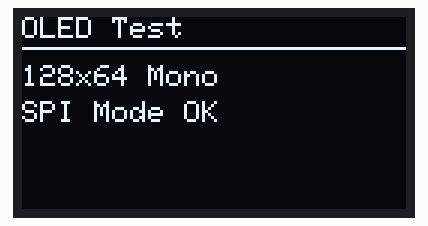
Recording of a sketch running on a simulated Arduino Uno, built with avr-gcc and run on an emulated ATmega328P. Shown: 128×64 one-colour display. What the sketch prints to the serial monitor is not drawn.

Above: at 0.2 s.
At 2.2 s:
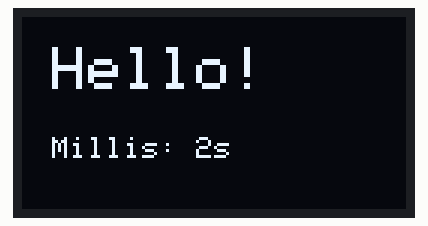
At 10.4 s:
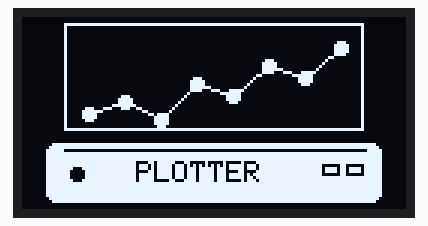
At 19.1 s:
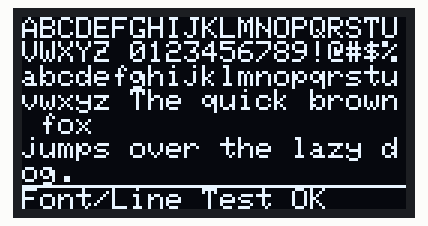
At 28.2 s:
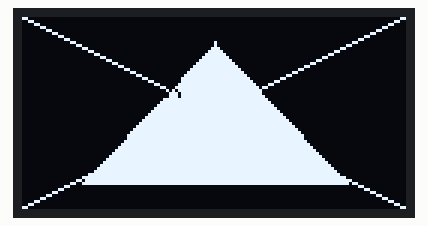
At 37.4 s:
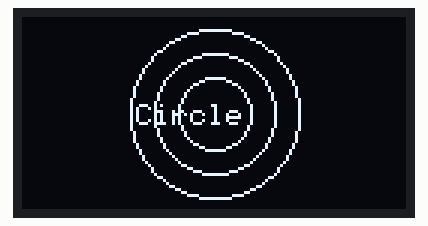

Measured:
- what the display in image 0 shows lasts 2.0 s, from 0.2 s to 2.2 s
- what the display in image 1 shows lasts 1.5 s, from 2.2 s to 3.7 s
- what the display in image 2 shows lasts 2.5 s, from 10.4 s to 12.9 s

The sketch:

test_oled.ino
```cpp
#include <SPI.h>
#include <Adafruit_GFX.h>
#include <Adafruit_SSD1306.h>

// 핀맵 (Docs/pinmap.md 기준)
// SCL=GPIO4, SDA/MOSI=GPIO6, RST=GPIO1, DC=GPIO3, CS=GPIO2
#define OLED_MOSI  6
#define OLED_CLK   4
#define OLED_DC    3
#define OLED_CS    2
#define OLED_RST   1

// Software SPI: SSD1306(가로, 세로, MOSI, CLK, DC, RST, CS)
Adafruit_SSD1306 display(128, 64, OLED_MOSI, OLED_CLK, OLED_DC, OLED_RST, OLED_CS);

void setup() {
  Serial.begin(115200);
  delay(100);
  Serial.println("\n=== SSD1306 OLED 128x64 Test ===");

  // SSD1306_SWITCHCAPVCC = 내부 charge-pump로 3.3V→7.5V 생성
  if (!display.begin(SSD1306_SWITCHCAPVCC)) {
    Serial.println("SSD1306 초기화 실패! 배선을 확인하세요.");
    while (1) delay(100);
  }
  Serial.println("SSD1306 초기화 성공!");

  display.clearDisplay();
  display.setTextSize(1);
  display.setTextColor(SSD1306_WHITE);

  // 부팅 화면
  display.setCursor(0, 0);
  display.println("OLED Test");
  display.drawLine(0, 10, 127, 10, SSD1306_WHITE);
  display.setCursor(0, 16);
  display.println("128x64 Mono");
  display.setCursor(0, 28);
  display.println("SPI Mode OK");
  display.display();
  delay(2000);
}

// 플로터/프린터 아이콘 그리기
void drawPlotterLogo() {
  // --- 종이 영역 (위쪽) ---
  display.drawRect(14, 2, 100, 36, SSD1306_WHITE);  // 종이 테두리

  // 상승 추세 그래프 라인 (꺾은선)
  // 하단 왼쪽에서 시작 → 우상향
  display.drawLine(22, 32, 34, 28, SSD1306_WHITE);
  display.drawLine(34, 28, 46, 34, SSD1306_WHITE);
  display.drawLine(46, 34, 58, 22, SSD1306_WHITE);
  display.drawLine(58, 22, 70, 26, SSD1306_WHITE);
  display.drawLine(70, 26, 82, 16, SSD1306_WHITE);
  display.drawLine(82, 16, 94, 20, SSD1306_WHITE);
  display.drawLine(94, 20, 106, 10, SSD1306_WHITE);

  // 데이터 포인트 (작은 원)
  display.fillCircle(22, 32, 2, SSD1306_WHITE);
  display.fillCircle(34, 28, 2, SSD1306_WHITE);
  display.fillCircle(46, 34, 2, SSD1306_WHITE);
  display.fillCircle(58, 22, 2, SSD1306_WHITE);
  display.fillCircle(70, 26, 2, SSD1306_WHITE);
  display.fillCircle(82, 16, 2, SSD1306_WHITE);
  display.fillCircle(94, 20, 2, SSD1306_WHITE);
  display.fillCircle(106, 10, 2, SSD1306_WHITE);

  // --- 플로터 본체 (아래쪽) ---
  display.fillRoundRect(8, 42, 112, 20, 3, SSD1306_WHITE);  // 본체 (흰색)

  // 본체 위에 검은색 텍스트
  display.setTextColor(SSD1306_BLACK);
  display.setTextSize(1);
  display.setCursor(38, 48);
  display.println("PLOTTER");

  // 본체 디테일 선 (종이 배출구)
  display.drawLine(14, 44, 114, 44, SSD1306_BLACK);

  // 전원/상태 LED (작은 원)
  display.fillCircle(18, 52, 2, SSD1306_BLACK);

  // 버튼들
  display.drawRect(100, 49, 6, 4, SSD1306_BLACK);
  display.drawRect(108, 49, 6, 4, SSD1306_BLACK);

  display.setTextColor(SSD1306_WHITE);
}

void loop() {
  // 1. 전체 화면 채우기 + 텍스트
  display.clearDisplay();
  display.setTextSize(2);
  display.setCursor(10, 10);
  display.println("Hello!");
  display.setTextSize(1);
  display.setCursor(10, 40);
  display.print("Millis: ");
  display.print(millis() / 1000);
  display.println("s");
  display.display();
  delay(1500);

  // 2. 사각형 프레임 테두리
  display.clearDisplay();
  for (int i = 0; i < 8; i++) {
    display.drawRect(i, i, 128 - i * 2, 64 - i * 2, SSD1306_WHITE);
  }
  display.setCursor(35, 27);
  display.setTextSize(1);
  display.println("Rect Test");
  display.display();
  delay(1500);

  // 3. 원 그리기
  display.clearDisplay();
  display.drawCircle(64, 32, 28, SSD1306_WHITE);
  display.drawCircle(64, 32, 20, SSD1306_WHITE);
  display.drawCircle(64, 32, 12, SSD1306_WHITE);
  display.setCursor(38, 29);
  display.println("Circle");
  display.display();
  delay(1500);

  // 4. 대각선 + 삼각형
  display.clearDisplay();
  display.drawLine(0, 0, 127, 63, SSD1306_WHITE);
  display.drawLine(127, 0, 0, 63, SSD1306_WHITE);
  display.fillTriangle(64, 8, 20, 55, 108, 55, SSD1306_WHITE);
  display.setTextColor(SSD1306_BLACK);
  display.setCursor(48, 20);
  display.println("X");
  display.setTextColor(SSD1306_WHITE);
  display.display();
  delay(1500);

  // 5. 작은 폰트 전체 출력
  display.clearDisplay();
  display.setTextSize(1);
  display.setCursor(0, 0);
  display.println("ABCDEFGHIJKLMNOPQRSTU");
  display.println("VWXYZ 0123456789!@#$%");
  display.println("abcdefghijklmnopqrstu");
  display.println("vwxyz The quick brown fox");
  display.println("jumps over the lazy dog.");
  display.drawLine(0, 56, 127, 56, SSD1306_WHITE);
  display.setCursor(0, 57);
  display.println("Font/Line Test OK");
  display.display();
  delay(2000);

  // 6. 플로터 아이콘
  display.clearDisplay();
  drawPlotterLogo();
  display.display();
  delay(2500);
}
```
